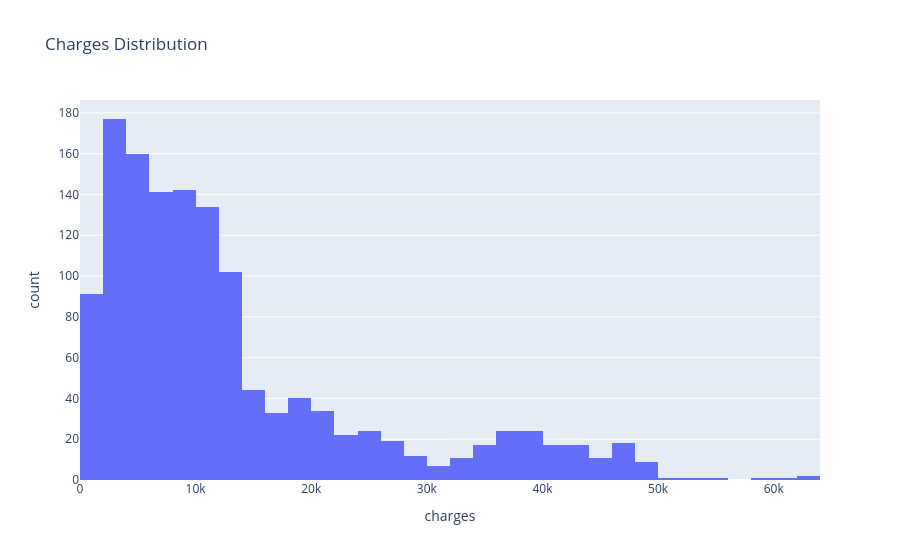

The notebook cell this image was saved under:
### Code cell
px.histogram(df,x='charges',title='Charges Distribution')

### Figure 1 — Plotly figure (JSON) as saved in the notebook; plotly's stock layout.template omitted (floating-point values rounded to 4 significant figures; data arrays with more than 128 entries replaced by an {"elided": "..."} marker saying what was removed)
{"data": [{"bingroup": "x", "hovertemplate": "charges=%{x}<br>count=%{y}<extra></extra>", "legendgroup": "", "marker": {"color": "#636efa", "pattern": {"shape": ""}}, "name": "", "orientation": "v", "showlegend": false, "type": "histogram", "x": {"elided": "1337 float values"}, "xaxis": "x", "yaxis": "y"}], "layout": {"barmode": "relative", "legend": {"tracegroupgap": 0}, "title": {"text": "Charges Distribution"}, "xaxis": {"anchor": "y", "domain": [0, 1], "title": {"text": "charges"}}, "yaxis": {"anchor": "x", "domain": [0, 1], "title": {"text": "count"}}}}
